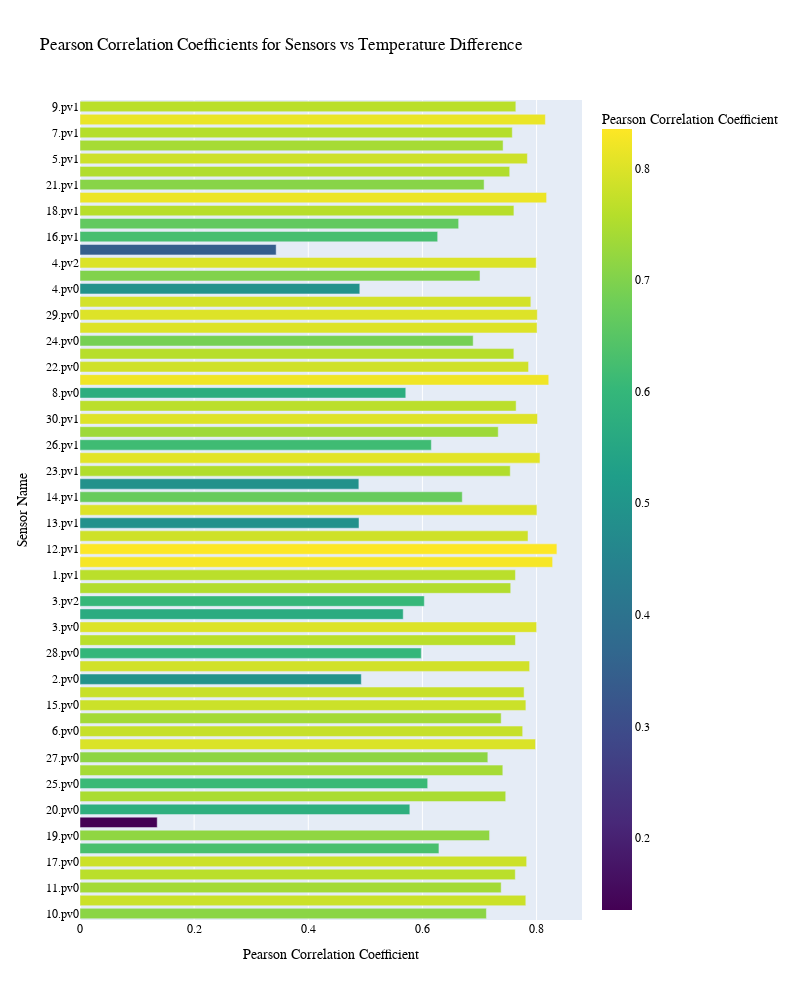

The notebook cell this image was saved under:
### Code cell
import plotly.express as px

# Create a bar plot using Plotly
fig = px.bar(df_correlation, x="Pearson_coeficient", y="sensor_name",
             orientation='h', title="Pearson Correlation Coefficients for Sensors vs Temperature Difference",
             labels={"Pearson_coeficient": "Pearson Correlation Coefficient",
                     "sensor_name": "Sensor Name"},
             color="Pearson_coeficient", color_continuous_scale=px.colors.sequential.Viridis)

# Update the layout for better aesthetics
fig.update_layout(
    xaxis_title="Pearson Correlation Coefficient",
    yaxis_title="Sensor Name",
    font=dict(
        family="Montserrat, sans-serif",
        size=12,
        color="#000000"
    ),
    width=800,
    height=1000
)

# Show the plot
fig.show()

# Save the plot as a PNG file
fig.write_image("sensor_correlation_plot.png")

### Figure 1 — Plotly figure (JSON) as saved in the notebook; plotly's stock layout.template omitted (floating-point values rounded to 4 significant figures)
{"data": [{"alignmentgroup": "True", "hovertemplate": "Pearson Correlation Coefficient=%{marker.color}<br>Sensor Name=%{y}<extra></extra>", "legendgroup": "", "marker": {"color": [0.7121, 0.7811, 0.738, 0.7627, 0.7826, 0.6289, 0.7176, 0.1353, 0.5779, 0.7459, 0.6092, 0.7408, 0.7146, 0.7982, 0.7756, 0.738, 0.7813, 0.7782, 0.4929, 0.7878, 0.598, 0.763, 0.8001, 0.5664, 0.6033, 0.7547, 0.763, 0.8281, 0.8356, 0.785, 0.4889, 0.8006, 0.6698, 0.4886, 0.7539, 0.806, 0.6156, 0.7328, 0.8016, 0.7642, 0.5708, 0.8214, 0.786, 0.7602, 0.6889, 0.8008, 0.8013, 0.7899, 0.4903, 0.7009, 0.7994, 0.3437, 0.6267, 0.6635, 0.7603, 0.8176, 0.7081, 0.7529, 0.7839, 0.7413, 0.7574, 0.8154, 0.7637], "coloraxis": "coloraxis", "pattern": {"shape": ""}}, "name": "", "offsetgroup": "", "orientation": "h", "showlegend": false, "textposition": "auto", "type": "bar", "x": [0.7121, 0.7811, 0.738, 0.7627, 0.7826, 0.6289, 0.7176, 0.1353, 0.5779, 0.7459, 0.6092, 0.7408, 0.7146, 0.7982, 0.7756, 0.738, 0.7813, 0.7782, 0.4929, 0.7878, 0.598, 0.763, 0.8001, 0.5664, 0.6033, 0.7547, 0.763, 0.8281, 0.8356, 0.785, 0.4889, 0.8006, 0.6698, 0.4886, 0.7539, 0.806, 0.6156, 0.7328, 0.8016, 0.7642, 0.5708, 0.8214, 0.786, 0.7602, 0.6889, 0.8008, 0.8013, 0.7899, 0.4903, 0.7009, 0.7994, 0.3437, 0.6267, 0.6635, 0.7603, 0.8176, 0.7081, 0.7529, 0.7839, 0.7413, 0.7574, 0.8154, 0.7637], "xaxis": "x", "y": ["10.pv0", "10.pv1", "11.pv0", "11.pv1", "17.pv0", "17.pv1", "19.pv0", "19.pv1", "20.pv0", "20.pv1", "25.pv0", "25.pv1", "27.pv0", "27.pv1", "6.pv0", "6.pv1", "15.pv0", "15.pv1", "2.pv0", "2.pv1", "28.pv0", "28.pv1", "3.pv0", "3.pv1", "3.pv2", "1.pv0", "1.pv1", "12.pv0", "12.pv1", "13.pv0", "13.pv1", "14.pv0", "14.pv1", "23.pv0", "23.pv1", "26.pv0", "26.pv1", "30.pv0", "30.pv1", "30.pv2", "8.pv0", "8.pv1", "22.pv0", "22.pv1", "24.pv0", "24.pv1", "29.pv0", "29.pv1", "4.pv0", "4.pv1", "4.pv2", "16.pv0", "16.pv1", "18.pv0", "18.pv1", "21.pv0", "21.pv1", "5.pv0", "5.pv1", "7.pv0", "7.pv1", "9.pv0", "9.pv1"], "yaxis": "y"}], "layout": {"barmode": "relative", "coloraxis": {"colorbar": {"title": {"text": "Pearson Correlation Coefficient"}}, "colorscale": [[0, "#440154"], [0.1111, "#482878"], [0.2222, "#3e4989"], [0.3333, "#31688e"], [0.4444, "#26828e"], [0.5556, "#1f9e89"], [0.6667, "#35b779"], [0.7778, "#6ece58"], [0.8889, "#b5de2b"], [1, "#fde725"]]}, "font": {"color": "#000000", "family": "Montserrat, sans-serif", "size": 12}, "height": 1000, "legend": {"tracegroupgap": 0}, "title": {"text": "Pearson Correlation Coefficients for Sensors vs Temperature Difference"}, "width": 800, "xaxis": {"anchor": "y", "domain": [0, 1], "title": {"text": "Pearson Correlation Coefficient"}}, "yaxis": {"anchor": "x", "domain": [0, 1], "title": {"text": "Sensor Name"}}}}
